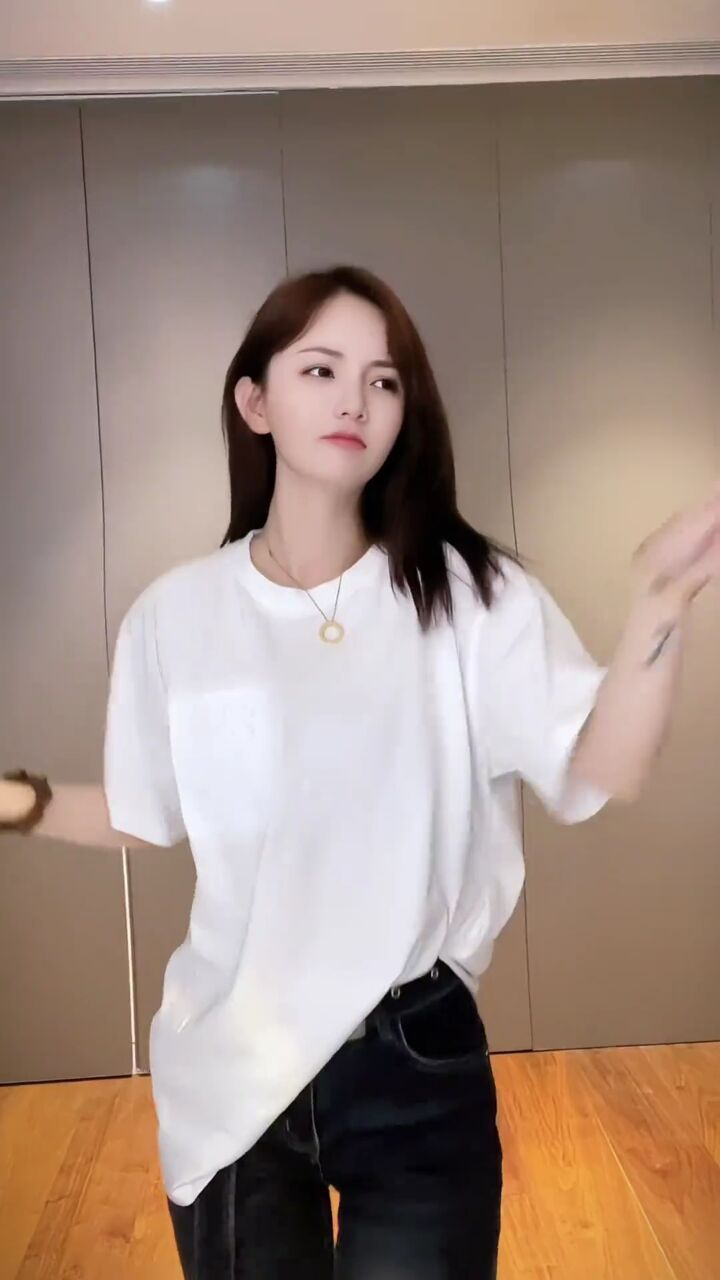
#> input picture day20/课堂代码/day20/b.jpeg, 720 x 1280 px
$ python '20-图像滤镜.py'
#> lines starting #> are read from the running program, lines starting #| are printed output that depends on the picture
"""
Image.filter(filter)：使用给定的过滤器过滤此图像。
图像滤镜需要使用ImageFilter模块。

Pillow提供了以下一组预定义的图像增强过滤器:
    BLUR（模糊）: 对图像应用模糊效果，降低细节清晰度，使图像看起来更柔和。
    CONTOUR（轮廓）: 强化图像中的轮廓效果，通过强调颜色和亮度变化的边缘来产生线条化的外观。
    DETAIL（细节增强）: 增强图像中的细节部分，使得细小的纹理和结构更加明显。
    EDGE_ENHANCE（边缘增强）: 加强图像中颜色或亮度急剧变化的边缘，使边缘更加突出。
    EDGE_ENHANCE_MORE（更强的边缘增强）: 比EDGE_ENHANCE更强烈地增强图像边缘，效果更为显著。
    EMBOSS（浮雕）: 应用一种效果，使图像看起来像浮雕一样，通过模拟光线从不同角度照射在物体表面上产生的阴影和高光来增加立体感。
    FIND_EDGES（查找边缘）: 识别并突出显示图像中的主要边缘，常用于边缘检测，结果通常是黑白的，仅显示边缘轮廓。
    SHARPEN（锐化）: 增强图像的对比度，特别是边缘和细节部分，让图像看起来更加清晰。
    SMOOTH（平滑）: 减少图像中的噪声和不规则性，通过平均相邻像素的颜色值来达到平滑效果。
    SMOOTH_MORE（更强的平滑处理）: 比SMOOTH更强烈地进行平滑处理，进一步减少图像中的细节和噪点，可能会导致更多的信息损失。
"""

from PIL import Image, ImageFilter

img01 = Image.open("b.jpeg")
#> img01 is the input picture: PIL image 720x1280 RGB; mean R, G, B 158.7, 137.7, 126.4
# 高斯模糊
# img02 = img01.filter(ImageFilter.GaussianBlur)
img02 = img01.filter(ImageFilter.EMBOSS)
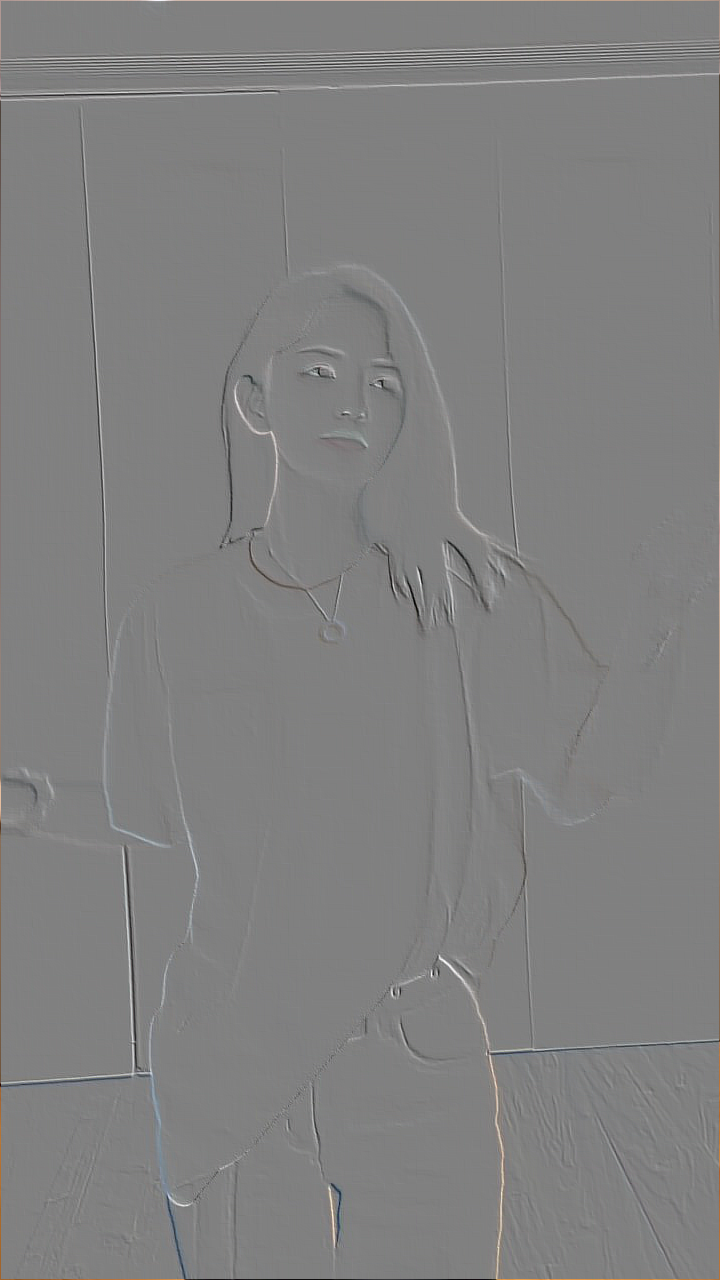
#> img02: PIL image 720x1280 RGB; mean R, G, B 128.2, 128.1, 128
img02.show()

$ run again, with day20/课堂代码/day20/mn.jpeg copied over day20/课堂代码/day20/b.jpeg
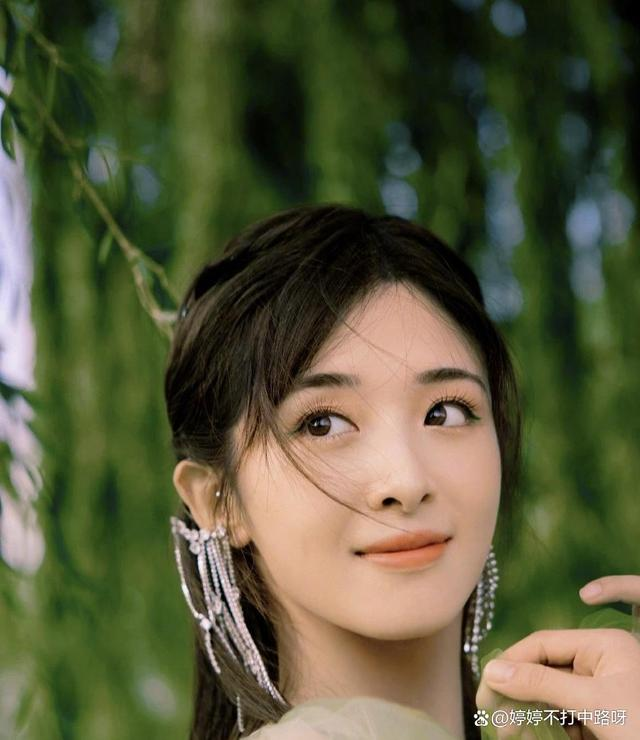
#> input picture day20/课堂代码/day20/mn.jpeg, 640 x 740 px
#> img01 is the input picture: PIL image 640x740 RGB; mean R, G, B 87.9, 89, 58.9
#> `img02 = img01.filter(ImageFilter.EMBOSS)`:
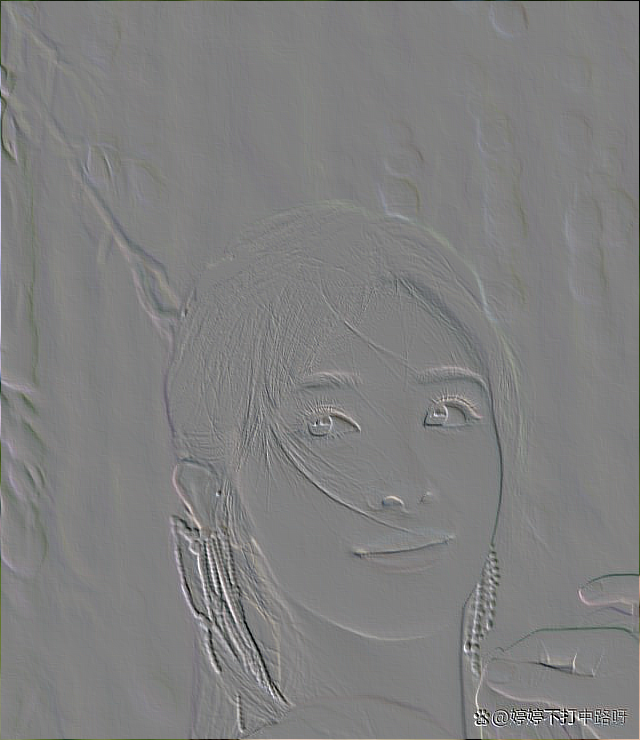
#> img02: PIL image 640x740 RGB; mean R, G, B 127.6, 127.6, 127.4
